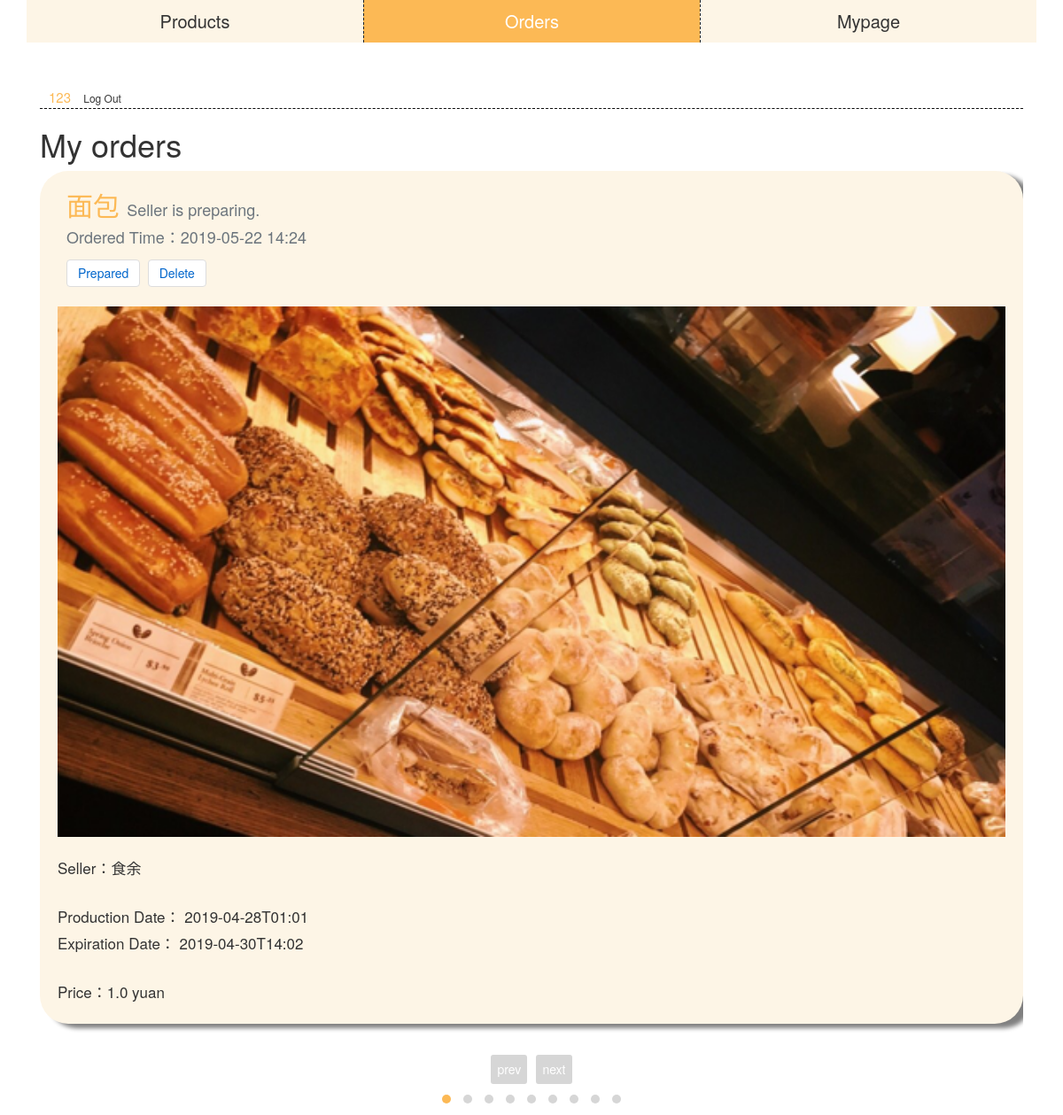
The app's page /list (signed in), older data.
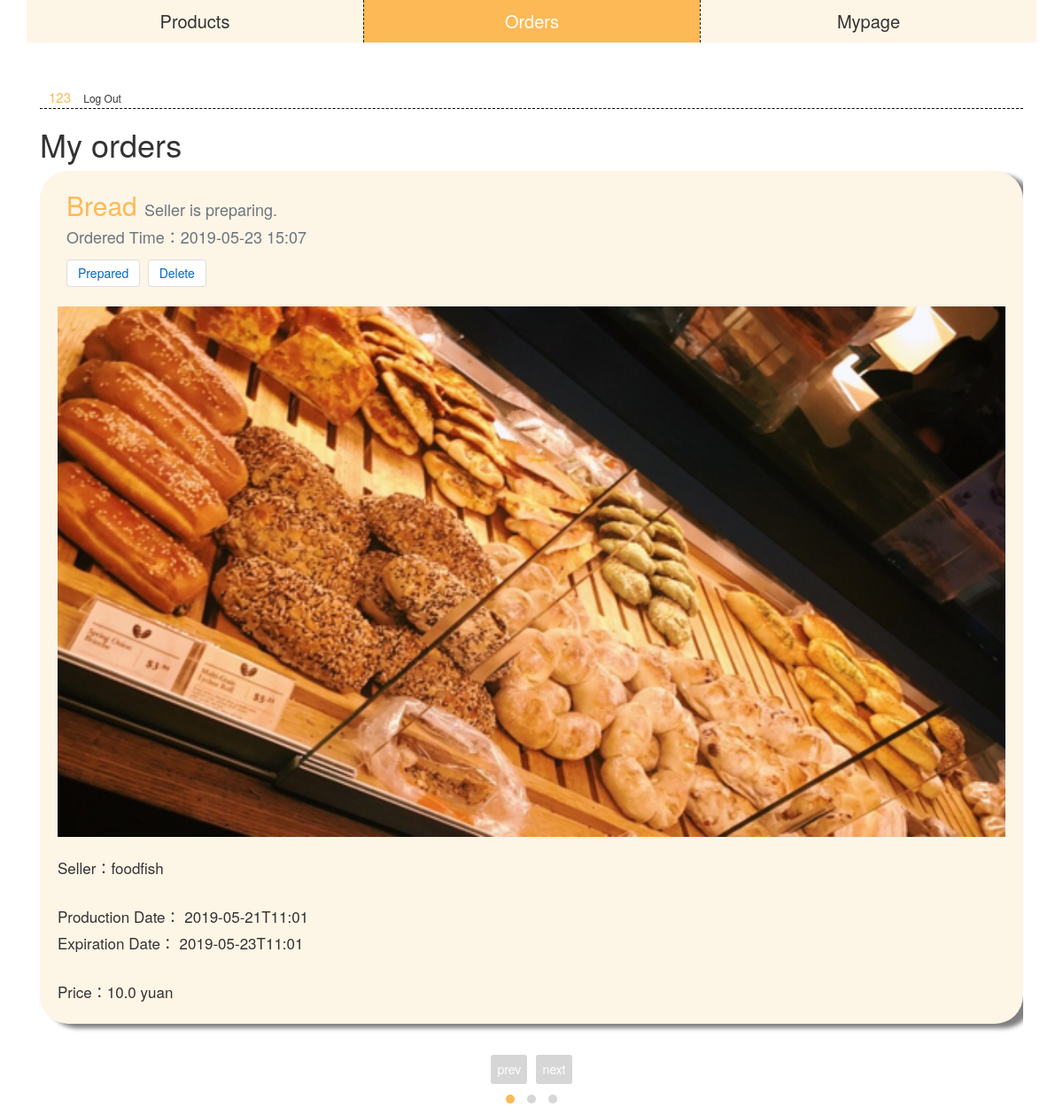
The same page, newer data.
### tables this page shows
CREATE TABLE product (
  product_create INTEGER UNIQUE PRIMARY KEY AUTOINCREMENT,
  seller_phone INTEGER NOT NULL ,
  producetime DATETIME NOT NULL,
  qualitytime DATETIME NOT NULL,
  type TEXT NOT NULL,
  productname TEXT NOT NULL,
  price float NOT NULL ,
  product_intro TEXT,
  FOREIGN KEY (seller_phone) REFERENCES seller (seller_phone)
);

CREATE TABLE seller (
  storename TEXT NOT NULL ,
  location TEXT NOT NULL ,
  seller_phone INTEGER UNIQUE PRIMARY KEY AUTOINCREMENT ,
  seller_intro TEXT ,
  LL TEXT ,
  begintime TIMESTAMP NOT NULL ,
  endtime TIMESTAMP NOT NULL
);

### food/products.py (the view)
@bp.route('/list')
@login_required
def list():
    db = get_db()
    products = db.execute(
        'SELECT p.product_create, p.productname, p.price, p.type, p.producetime, p.qualitytime, s.seller_phone, s.storename, t.trade_time , t.cancel , t.user_phone FROM product p ,seller s , trade t'
        ' WHERE p.seller_phone = s.seller_phone AND t.product_create = p.product_create'
        ' AND (t.user_phone = ? OR t.seller_phone = ?)'
        'ORDER BY t.trade_time DESC',
        (g.user['user_phone'], g.user['user_phone'])
    )
    db.commit()
    return render_template('products/trade.html', products=products)

### food/auth.py (called while the page is built)
@bp.before_app_request
def load_logged_in_user():
    user_phone = session.get('user_phone')
    if user_phone is None:
        g.user = None
    else:
        g.user = get_db().execute(
            'SELECT * FROM user WHERE user_phone = ?', (user_phone,)
        ).fetchone()

def login_required(view):
    @functools.wraps(view)
    def wrapped_view(**kwargs):
        if g.user is None:
            return redirect(url_for('auth.login'))
        return view(**kwargs)
    return wrapped_view

### food/db.py (called while the page is built)
def get_db():
    if 'db' not in g:
        g.db = sqlite3.connect(
            current_app.config['DATABASE'],
            detect_types=sqlite3.PARSE_DECLTYPES
        )
        g.db.row_factory = sqlite3.Row
    return g.db

### food/templates/products/trade.html (shortened to what this page needs)
{% extends 'index.html' %}
{% block active %}
        <div class="nav-item col-4" style="border-left: transparent;"><a href="{{ url_for('products.index') }}" class="nav-link text-center">Products</a></div>
        <div class="nav-item col-4 active"><a href="{{ url_for('products.list') }}" class="nav-link text-center">Orders</a></div>
        <div class="nav-item col-4"><a href="{{ url_for('products.map')  }}" class="nav-link text-center">Mypage</a></div>
{% endblock %}
{% block header %}
  <h1>{% block title %}My orders{% endblock %}</h1>
{% endblock %}
{% block content %}
        <div class="owl-carousel">
          {% for product in products %}
              <div class="card item" style="width: 100%;">
                  <h2 class="card-header">{{ product['productname'] }}
                      <span class="text-muted" style="font-size: 18px;">
                          {% if product['cancel'] == 0 %} Seller is preparing.
                          {% elif product['cancel'] == 1 %} Ready to pick.
                          {% else %} Order is finished.
                          {% endif %}
                      </span>
                      <p class="text-muted" style="font-size: 18px;margin:10px 0;">
                          Ordered Time：{{ product['trade_time'].strftime('%Y-%m-%d %H:%M')}}
                      </p>
                        {% if g.user['user_phone'] == product['seller_phone'] and product['cancel'] == 0 %}
                        <a href="{{ url_for('products.send', id=product['product_create']) }}" class="btn">Prepared</a>
                        {% elif g.user['user_phone'] == product['user_phone'] and product['cancel'] == 1 %}
                        <a href="{{ url_for('products.receive', id=product['product_create']) }}" class="btn">Picked</a>
                        {% endif %}
                        {% if g.user['user_phone'] == 123 %}
                        <a href="{{ url_for('products.orderdelete', id=product['product_create']) }}" class="btn">Delete</a>
                        {% endif %}
                  </h2>
                 {% if product['type'] == '糕点'%}
                  <img class="card-img-top" src="../static/image/bread.png" alt="Card image cap">
                   {% elif product['type'] == '奶茶'%}
                    <img class="card-img-top" src="../static/image/milktea.png" alt="Card image cap">
                  {% elif product['type'] == '水果'%}
                      <img class="card-img-top" src="../static/image/fruit.png" alt="Card image cap">
                  {% else%}
                      <img class="card-img-top" src="../static/image/other.png" alt="Card image cap">
                  {% endif %}
                <div class="card-body">
                  <p class="card-text body">Seller：{{ product['storename'] }}</p>
                  <p class="card-text body" style="margin-bottom: 0">Production Date： {{ product['producetime']}}</p>
                    <p class="card-text body">Expiration Date： {{ product['qualitytime']}}</p>
                    <p class="card-text body">Price：{{ product['price'] }} yuan</p>
                </div>
              </div>
          {% endfor %}
        </div>
        {% endblock %}

Row changes from the older to the newer data that the page shows:
no longer on this page (row edited): product: productname "面包", trade_time "2019-05-22 14:24", storename "食余", producetime "2019-04-28T01:01", qualitytime "2019-04-30T14:02", price "1.0"
now on this page (row edited): product: productname "Bread", trade_time "2019-05-23 15:07", storename "foodfish", producetime "2019-05-21T11:01", qualitytime "2019-05-23T11:01", price "10.0"
